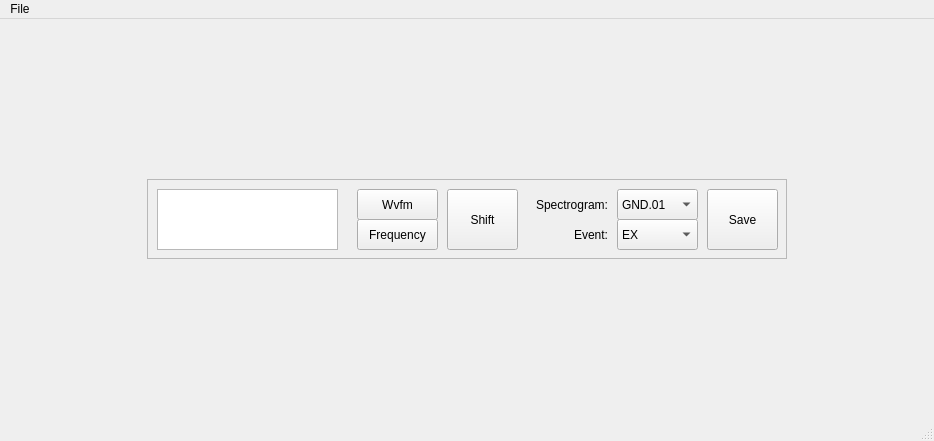
<?xml version="1.0" encoding="UTF-8"?>
<ui version="4.0">
 <class>MainWindow</class>
 <widget class="QMainWindow" name="MainWindow">
  <property name="geometry">
   <rect>
    <x>0</x>
    <y>0</y>
    <width>934</width>
    <height>441</height>
   </rect>
  </property>
  <property name="windowTitle">
   <string>iWvfm Gui</string>
  </property>
  <widget class="QWidget" name="centralwidget">
   <layout class="QVBoxLayout" name="verticalLayout">
    <item>
     <widget class="QWidget" name="tool_widget" native="true">
      <property name="sizePolicy">
       <sizepolicy hsizetype="Minimum" vsizetype="Minimum">
        <horstretch>0</horstretch>
        <verstretch>0</verstretch>
       </sizepolicy>
      </property>
      <property name="focusPolicy">
       <enum>Qt::StrongFocus</enum>
      </property>
      <layout class="QGridLayout" name="gridLayout_2">
       <item row="0" column="0">
        <widget class="QFrame" name="frame">
         <property name="sizePolicy">
          <sizepolicy hsizetype="Fixed" vsizetype="Fixed">
           <horstretch>0</horstretch>
           <verstretch>0</verstretch>
          </sizepolicy>
         </property>
         <property name="minimumSize">
          <size>
           <width>640</width>
           <height>80</height>
          </size>
         </property>
         <property name="frameShape">
          <enum>QFrame::StyledPanel</enum>
         </property>
         <property name="frameShadow">
          <enum>QFrame::Raised</enum>
         </property>
         <widget class="QLabel" name="spec_label">
          <property name="geometry">
           <rect>
            <x>380</x>
            <y>10</y>
            <width>81</width>
            <height>31</height>
           </rect>
          </property>
          <property name="layoutDirection">
           <enum>Qt::RightToLeft</enum>
          </property>
          <property name="text">
           <string>Spectrogram:</string>
          </property>
          <property name="alignment">
           <set>Qt::AlignRight|Qt::AlignTrailing|Qt::AlignVCenter</set>
          </property>
         </widget>
         <widget class="QComboBox" name="spec_box">
          <property name="geometry">
           <rect>
            <x>470</x>
            <y>10</y>
            <width>81</width>
            <height>31</height>
           </rect>
          </property>
          <item>
           <property name="text">
            <string>GND.01</string>
           </property>
          </item>
         </widget>
         <widget class="QTextBrowser" name="textBrowser">
          <property name="geometry">
           <rect>
            <x>10</x>
            <y>10</y>
            <width>181</width>
            <height>61</height>
           </rect>
          </property>
          <property name="html">
           <string>&lt;!DOCTYPE HTML PUBLIC &quot;-//W3C//DTD HTML 4.0//EN&quot; &quot;http://www.w3.org/TR/REC-html40/strict.dtd&quot;&gt;
&lt;html&gt;&lt;head&gt;&lt;meta name=&quot;qrichtext&quot; content=&quot;1&quot; /&gt;&lt;style type=&quot;text/css&quot;&gt;
p, li { white-space: pre-wrap; }
&lt;/style&gt;&lt;/head&gt;&lt;body style=&quot; font-family:'Noto Sans'; font-size:9pt; font-weight:400; font-style:normal;&quot;&gt;
&lt;p style=&quot;-qt-paragraph-type:empty; margin-top:0px; margin-bottom:0px; margin-left:0px; margin-right:0px; -qt-block-indent:0; text-indent:0px;&quot;&gt;&lt;br /&gt;&lt;/p&gt;&lt;/body&gt;&lt;/html&gt;</string>
          </property>
         </widget>
         <widget class="QPushButton" name="save_button">
          <property name="geometry">
           <rect>
            <x>560</x>
            <y>10</y>
            <width>71</width>
            <height>61</height>
           </rect>
          </property>
          <property name="text">
           <string>Save</string>
          </property>
         </widget>
         <widget class="QComboBox" name="label_box">
          <property name="geometry">
           <rect>
            <x>470</x>
            <y>40</y>
            <width>81</width>
            <height>31</height>
           </rect>
          </property>
          <item>
           <property name="text">
            <string>EX</string>
           </property>
          </item>
          <item>
           <property name="text">
            <string>UK</string>
           </property>
          </item>
         </widget>
         <widget class="QLabel" name="evnt_label">
          <property name="geometry">
           <rect>
            <x>420</x>
            <y>40</y>
            <width>41</width>
            <height>31</height>
           </rect>
          </property>
          <property name="layoutDirection">
           <enum>Qt::RightToLeft</enum>
          </property>
          <property name="text">
           <string>Event:</string>
          </property>
          <property name="alignment">
           <set>Qt::AlignRight|Qt::AlignTrailing|Qt::AlignVCenter</set>
          </property>
         </widget>
         <widget class="QPushButton" name="shift_button">
          <property name="geometry">
           <rect>
            <x>300</x>
            <y>10</y>
            <width>71</width>
            <height>61</height>
           </rect>
          </property>
          <property name="text">
           <string>Shift</string>
          </property>
         </widget>
         <widget class="QPushButton" name="freq_button">
          <property name="geometry">
           <rect>
            <x>210</x>
            <y>40</y>
            <width>81</width>
            <height>31</height>
           </rect>
          </property>
          <property name="text">
           <string>Frequency</string>
          </property>
         </widget>
         <widget class="QPushButton" name="wvfm_button">
          <property name="geometry">
           <rect>
            <x>210</x>
            <y>10</y>
            <width>81</width>
            <height>31</height>
           </rect>
          </property>
          <property name="text">
           <string>Wvfm</string>
          </property>
         </widget>
        </widget>
       </item>
      </layout>
     </widget>
    </item>
   </layout>
  </widget>
  <widget class="QMenuBar" name="menubar">
   <property name="geometry">
    <rect>
     <x>0</x>
     <y>0</y>
     <width>934</width>
     <height>25</height>
    </rect>
   </property>
   <widget class="QMenu" name="menuFile">
    <property name="title">
     <string>File</string>
    </property>
    <addaction name="actionOpen_DB"/>
    <addaction name="actionPrint_image"/>
    <addaction name="separator"/>
    <addaction name="actionClose"/>
   </widget>
   <addaction name="menuFile"/>
  </widget>
  <widget class="QStatusBar" name="statusbar"/>
  <action name="actionModel">
   <property name="text">
    <string>Model...</string>
   </property>
  </action>
  <action name="actionClose">
   <property name="text">
    <string>Close</string>
   </property>
  </action>
  <action name="actionPrint_image">
   <property name="text">
    <string>Print image...</string>
   </property>
  </action>
  <action name="actionOpen_DB">
   <property name="text">
    <string>Open DB</string>
   </property>
  </action>
  <action name="actionModel_2">
   <property name="text">
    <string>Model...</string>
   </property>
  </action>
 </widget>
 <resources/>
 <connections/>
</ui>
